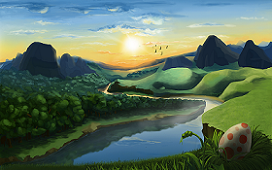
#> input picture Embedd Text/assets/new-small.png, 272 x 170 px, found by its file name
$ python text_steganography.py
#> lines starting #> are read from the running program, lines starting #| are printed output that depends on the picture
from PIL import Image
import numpy as np
import matplotlib.pyplot as plt

DEFAULT_THRESHOLD = 128  # Threshold for edge detection
NUM_BITS = 8  # Bit depth for each pixel channel

class EdgeDetectStego:
    def __init__(self, threshold=DEFAULT_THRESHOLD, edge_bits=4, non_edge_bits=1, block_width=3, block_height=3):
        self.threshold = threshold
        self.edge_bits = edge_bits
        self.non_edge_bits = non_edge_bits
        self.block_width = block_width
        self.block_height = block_height

    def embed_message(self, image_path, message):
        """
        Embeds a message into an RGB image based on edge detection.

        :param image_path: Path to the input image
        :param message: String message to embed
        :return: PIL Image object with embedded message
        """
#> called with image_path = '/content/new-small.png'
        # Convert the message to a bit string
        message_bits = ''.join(f'{ord(c):08b}' for c in message)
        img = Image.open(image_path).convert("RGB")  # Load and convert to RGB
        pixels = np.array(img)

        width, height = img.size
#> width = 272; height = 170
        bit_index = 0

        for y in range(0, height, self.block_height):
            for x in range(0, width, self.block_width):
                num_bits = self.edge_bits if self.is_edge_block(pixels, x, y) else self.non_edge_bits

                for dy in range(self.block_height):
                    for dx in range(self.block_width):
                        # Ensure that we do not go out of bounds
                        if (x + dx < width) and (y + dy < height):
                            if bit_index < len(message_bits) and num_bits > 0:  # Only embed bits if there are bits to embed
                                for channel in range(3):  # Loop over R, G, B channels
                                    if bit_index < len(message_bits):
                                        self.embed_bits(pixels, x + dx, y + dy, message_bits[bit_index:bit_index + num_bits], channel)
                                        bit_index += num_bits
#> this loop made 57 passes
#> pixels: shape (170, 272, 3); mean R, G, B 90.8, 112.9, 94.3

        encrypted_image = Image.fromarray(pixels)
        return encrypted_image

    def extract_message(self, image_path, message_length):
        """
        Extracts an embedded message from an RGB image.

        :param image_path: Path to the encrypted image
        :param message_length: Expected length of the original message in characters
        :return: Extracted message as a string
        """
#> called with image_path = 'encrypted_image.png', message_length = 250
        img = Image.open(image_path).convert("RGB")
        pixels = np.array(img)

        width, height = img.size
        message_bits = ""
        bit_index = 0
        total_bits = message_length * 8

        for y in range(0, height, self.block_height):
            for x in range(0, width, self.block_width):
                num_bits = self.edge_bits if self.is_edge_block(pixels, x, y) else self.non_edge_bits

                for dy in range(self.block_height):
                    for dx in range(self.block_width):
                        # Ensure that we do not go out of bounds
                        if (x + dx < width) and (y + dy < height):
                            if bit_index < total_bits:
                                for channel in range(3):  # Loop over R, G, B channels
                                    if bit_index < total_bits:
                                        bits = self.extract_bits(pixels, x + dx, y + dy, num_bits, channel)
                                        message_bits += bits
                                        bit_index += num_bits
#> (printed output is left out)

        message = ''.join(chr(int(message_bits[i:i+8], 2)) for i in range(0, total_bits, 8))
        return message

    def is_edge_block(self, pixels, x, y):
        # Ensure we do not go out of bounds
        if x + self.block_width + 1 > pixels.shape[1] or y + self.block_height + 1 > pixels.shape[0]:
            return False  # Treat blocks at the edges as non-edge blocks

        # Calculate gradient magnitude for edge detection on the R channel
        gx = pixels[y:y + self.block_height, x + 1:x + self.block_width + 1, 0] - pixels[y:y + self.block_height, x:x + self.block_width, 0]
        gy = pixels[y + 1:y + self.block_height + 1, x:x + self.block_width, 0] - pixels[y:y + self.block_height, x:x + self.block_width, 0]
        gradient_magnitude = np.sqrt(gx**2 + gy**2)

        return np.any(gradient_magnitude > self.threshold)

    def embed_bits(self, pixels, x, y, bits, channel):
        current_value = pixels[y, x, channel]
        bits_value = int(bits, 2)
        mask = (1 << len(bits)) - 1
        new_value = (current_value & ~mask) | bits_value
        pixels[y, x, channel] = new_value

    def extract_bits(self, pixels, x, y, num_bits, channel):
        value = pixels[y, x, channel] & ((1 << num_bits) - 1)
        return f"{value:0{num_bits}b}"

def plot_histograms(original_image_path, encrypted_image_path):
#> called with original_image_path = '/content/new-small.png', encrypted_image_path = 'encrypted_image.png'
    original_image = Image.open(original_image_path).convert("L")
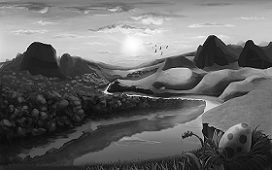
#> original_image: PIL image 272x170 L; min 0, max 254, mean 104.1
    encrypted_image = Image.open(encrypted_image_path).convert("L")

    original_pixels = np.array(original_image).flatten()
    encrypted_pixels = np.array(encrypted_image).flatten()

    plt.figure(figsize=(12, 6))

    plt.subplot(1, 2, 1)
    plt.hist(original_pixels, bins=256, range=(0, 255), color='blue', alpha=0.7)
    plt.title("Histogram of Original Image (Grayscale)")
    plt.xlabel("Pixel Intensity")
    plt.ylabel("Frequency")

    # Histogram of the encrypted image
    plt.subplot(1, 2, 2)
    plt.hist(encrypted_pixels, bins=256, range=(0, 255), color='blue', alpha=0.7)
    plt.title("Histogram of Encrypted Image (Grayscale)")
    plt.xlabel("Pixel Intensity")
    plt.ylabel("Frequency")

    plt.tight_layout()
    plt.show()
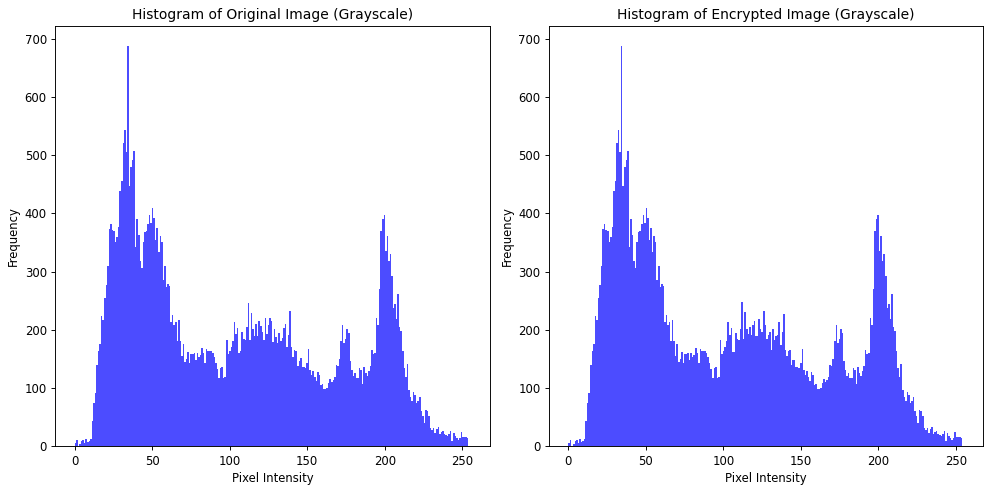
#> figure drawn by matplotlib, 2 panels; panel 1: tallest bar 687 high, from x = 33.87 to 34.86; panel 2: tallest bar 687 high, from x = 33.87 to 34.86

def main():
    image_path = '/content/new-small.png'  # Path to your input RGB image
    message = '''ome differences may sdlffildsjfd kslsdnfldsnvdklv dsflksdfjkldsjfds sdlkfjsdkfj in the histograms, an effective steganographic technique ensures that these changes remain subtle, preserving the image's appearance while effectively hiding the message.'''

    stego = EdgeDetectStego()

    print("Embedding message...")
    encrypted_image = stego.embed_message(image_path, message)
    encrypted_image_path = 'encrypted_image.png'
    encrypted_image.save(encrypted_image_path)
    print("Message embedded and saved as 'encrypted_image.png'")

    print("Extracting message...")
    extracted_message = stego.extract_message(encrypted_image_path, len(message))
    print("Extracted message:", extracted_message)
    print("\n")
    plot_histograms(image_path, encrypted_image_path)

if __name__ == "__main__":
    main()

$ run again, with Embedd Text/assets/images.jpeg saved as Embedd Text/assets/new-small.png
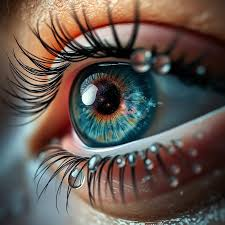
#> input picture Embedd Text/assets/images.jpeg, 225 x 225 px, found by its file name
#> in embed_message, img is the input picture: PIL image 225x225 RGB; mean R, G, B 99.3, 87.3, 80.4
#> the loop in embed_message, `for y in range(0, height, self.block_height):` made 75 passes
#> (printed output is left out)
#> in plot_histograms, `original_image = Image.open(original_image_path).convert("L")`:
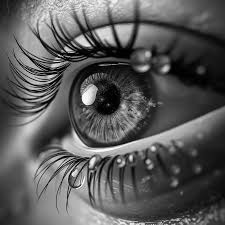
#> original_image: PIL image 225x225 L; min 0, max 254, mean 90.1
#> in plot_histograms, `plt.show()`:
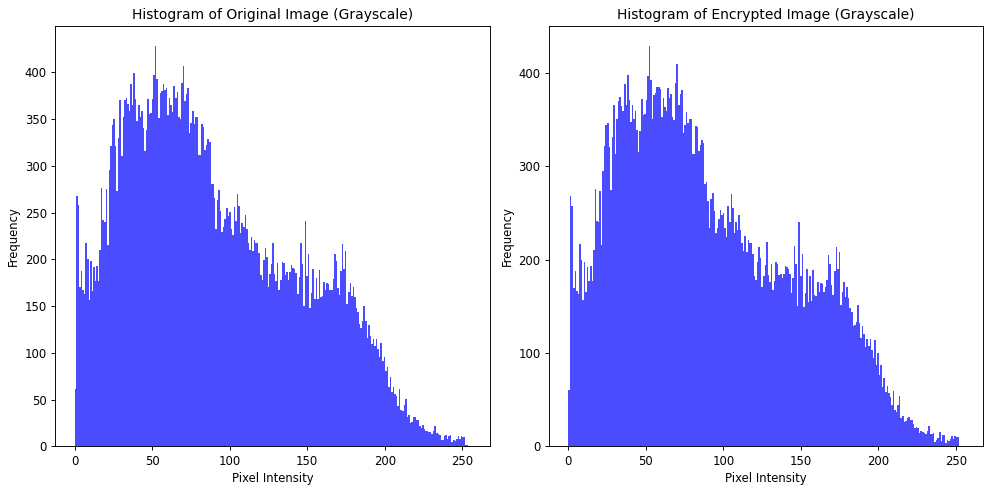
#> figure drawn by matplotlib, 2 panels; panel 1: tallest bar 428 high, from x = 51.8 to 52.79; panel 2: tallest bar 429 high, from x = 51.8 to 52.79
